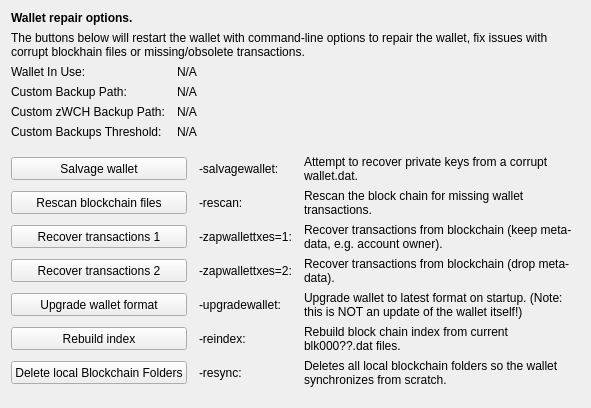
     <widget class="QWidget" name="tab_repair">
      <attribute name="title">
       <string>&amp;Wallet Repair</string>
      </attribute>
      <layout class="QGridLayout" name="gridLayout_4" columnstretch="0,0,0,0">
       <property name="horizontalSpacing">
        <number>12</number>
       </property>
       <item row="0" column="0" colspan="4">
        <widget class="QLabel" name="label_repair_header">
         <property name="font">
          <font>
           <weight>75</weight>
           <bold>true</bold>
          </font>
         </property>
         <property name="text">
          <string>Wallet repair options.</string>
         </property>
        </widget>
       </item>
       <item row="1" column="0" colspan="4">
        <widget class="QLabel" name="label_repair_helptext">
         <property name="font">
          <font>
           <weight>50</weight>
           <bold>false</bold>
          </font>
         </property>
         <property name="text">
          <string>The buttons below will restart the wallet with command-line options to repair the wallet, fix issues with corrupt blockhain files or missing/obsolete transactions.</string>
         </property>
         <property name="wordWrap">
          <bool>true</bool>
         </property>
        </widget>
       </item>
       <item row="2" column="0">
        <widget class="QLabel" name="wallet_path_label">
         <property name="text">
          <string>Wallet In Use:</string>
         </property>
        </widget>
       </item>
       <item row="2" column="1" colspan="3">
        <widget class="QLabel" name="wallet_path">
         <property name="cursor">
          <cursorShape>IBeamCursor</cursorShape>
         </property>
         <property name="text">
          <string>N/A</string>
         </property>
         <property name="textFormat">
          <enum>Qt::PlainText</enum>
         </property>
         <property name="textInteractionFlags">
          <set>Qt::LinksAccessibleByMouse|Qt::TextSelectableByKeyboard|Qt::TextSelectableByMouse</set>
         </property>
        </widget>
       </item>
       <item row="3" column="0">
        <widget class="QLabel" name="wallet_custombackuppath_label">
         <property name="visible">
          <bool>false</bool>
         </property>
         <property name="text">
          <string>Custom Backup Path:</string>
         </property>
        </widget>
       </item>
       <item row="3" column="1" colspan="3">
        <widget class="QLabel" name="wallet_custombackuppath">
         <property name="cursor">
          <cursorShape>IBeamCursor</cursorShape>
         </property>
         <property name="visible">
          <bool>false</bool>
         </property>
         <property name="text">
          <string>N/A</string>
         </property>
         <property name="textFormat">
          <enum>Qt::PlainText</enum>
         </property>
         <property name="textInteractionFlags">
          <set>Qt::LinksAccessibleByMouse|Qt::TextSelectableByKeyboard|Qt::TextSelectableByMouse</set>
         </property>
        </widget>
       </item>
       <item row="4" column="0">
        <widget class="QLabel" name="wallet_customzpivbackuppath_label">
         <property name="visible">
          <bool>false</bool>
         </property>
         <property name="text">
          <string>Custom zWCH Backup Path:</string>
         </property>
        </widget>
       </item>
       <item row="4" column="1" colspan="3">
        <widget class="QLabel" name="wallet_customzpivbackuppath">
         <property name="cursor">
          <cursorShape>IBeamCursor</cursorShape>
         </property>
         <property name="visible">
          <bool>false</bool>
         </property>
         <property name="text">
          <string>N/A</string>
         </property>
         <property name="textFormat">
          <enum>Qt::PlainText</enum>
         </property>
         <property name="textInteractionFlags">
          <set>Qt::LinksAccessibleByMouse|Qt::TextSelectableByKeyboard|Qt::TextSelectableByMouse</set>
         </property>
        </widget>
       </item>
       <item row="5" column="0">
        <widget class="QLabel" name="wallet_custombackupthreshold_label">
         <property name="visible">
          <bool>false</bool>
         </property>
         <property name="text">
          <string>Custom Backups Threshold:</string>
         </property>
        </widget>
       </item>
       <item row="5" column="1" colspan="3">
        <widget class="QLabel" name="wallet_custombackupthreshold">
         <property name="cursor">
          <cursorShape>IBeamCursor</cursorShape>
         </property>
         <property name="visible">
          <bool>false</bool>
         </property>
         <property name="text">
          <string>N/A</string>
         </property>
         <property name="textFormat">
          <enum>Qt::PlainText</enum>
         </property>
         <property name="textInteractionFlags">
          <set>Qt::LinksAccessibleByMouse|Qt::TextSelectableByKeyboard|Qt::TextSelectableByMouse</set>
         </property>
        </widget>
       </item>
       <item row="6" column="0">
        <spacer name="verticalSpacer_repair1">
         <property name="orientation">
          <enum>Qt::Vertical</enum>
         </property>
         <property name="sizeHint" stdset="0">
          <size>
           <width>10</width>
           <height>10</height>
          </size>
         </property>
        </spacer>
       </item>
       <item row="7" column="0" colspan="2">
        <widget class="QPushButton" name="btn_salvagewallet">
         <property name="minimumSize">
          <size>
           <width>100</width>
           <height>23</height>
          </size>
         </property>
         <property name="text">
          <string>Salvage wallet</string>
         </property>
        </widget>
       </item>
       <item row="7" column="2">
        <widget class="QLabel" name="label_repair_salvage_command">
         <property name="text">
          <string notr="true">-salvagewallet:</string>
         </property>
        </widget>
       </item>
       <item row="7" column="3">
        <widget class="QLabel" name="label_repair_salvage">
         <property name="text">
          <string>Attempt to recover private keys from a corrupt wallet.dat.</string>
         </property>
         <property name="wordWrap">
          <bool>true</bool>
         </property>
        </widget>
       </item>
       <item row="8" column="0" colspan="2">
        <widget class="QPushButton" name="btn_rescan">
         <property name="minimumSize">
          <size>
           <width>100</width>
           <height>23</height>
          </size>
         </property>
         <property name="text">
          <string>Rescan blockchain files</string>
         </property>
        </widget>
       </item>
       <item row="8" column="2">
        <widget class="QLabel" name="label_repair_rescan_command">
         <property name="text">
          <string notr="true">-rescan:</string>
         </property>
        </widget>
       </item>
       <item row="8" column="3">
        <widget class="QLabel" name="label_repair_rescan">
         <property name="text">
          <string>Rescan the block chain for missing wallet transactions.</string>
         </property>
         <property name="wordWrap">
          <bool>true</bool>
         </property>
        </widget>
       </item>
       <item row="9" column="0" colspan="2">
        <widget class="QPushButton" name="btn_zapwallettxes1">
         <property name="minimumSize">
          <size>
           <width>100</width>
           <height>23</height>
          </size>
         </property>
         <property name="text">
          <string>Recover transactions 1</string>
         </property>
        </widget>
       </item>
       <item row="9" column="2">
        <widget class="QLabel" name="label_repair_zap1_command">
         <property name="text">
          <string notr="true">-zapwallettxes=1:</string>
         </property>
        </widget>
       </item>
       <item row="9" column="3">
        <widget class="QLabel" name="label_repair_zap1">
         <property name="text">
          <string>Recover transactions from blockchain (keep meta-data, e.g. account owner).</string>
         </property>
         <property name="wordWrap">
          <bool>true</bool>
         </property>
        </widget>
       </item>
       <item row="10" column="0" colspan="2">
        <widget class="QPushButton" name="btn_zapwallettxes2">
         <property name="minimumSize">
          <size>
           <width>100</width>
           <height>23</height>
          </size>
         </property>
         <property name="text">
          <string>Recover transactions 2</string>
         </property>
        </widget>
       </item>
       <item row="10" column="2">
        <widget class="QLabel" name="label_repair_zap2_command">
         <property name="text">
          <string notr="true">-zapwallettxes=2:</string>
         </property>
        </widget>
       </item>
       <item row="10" column="3">
        <widget class="QLabel" name="label_repair_zap2">
         <property name="text">
          <string>Recover transactions from blockchain (drop meta-data).</string>
         </property>
         <property name="wordWrap">
          <bool>true</bool>
         </property>
        </widget>
       </item>
       <item row="11" column="0" colspan="2">
        <widget class="QPushButton" name="btn_upgradewallet">
         <property name="minimumSize">
          <size>
           <width>100</width>
           <height>23</height>
          </size>
         </property>
         <property name="text">
          <string>Upgrade wallet format</string>
         </property>
        </widget>
       </item>
       <item row="11" column="2">
        <widget class="QLabel" name="label_repair_upgrade_command">
         <property name="text">
          <string notr="true">-upgradewallet:</string>
         </property>
        </widget>
       </item>
       <item row="11" column="3">
        <widget class="QLabel" name="label_repair_upgrade">
         <property name="text">
          <string>Upgrade wallet to latest format on startup. (Note: this is NOT an update of the wallet itself!)</string>
         </property>
         <property name="wordWrap">
          <bool>true</bool>
         </property>
        </widget>
       </item>
       <item row="12" column="0" colspan="2">
        <widget class="QPushButton" name="btn_reindex">
         <property name="minimumSize">
          <size>
           <width>100</width>
           <height>23</height>
          </size>
         </property>
         <property name="text">
          <string>Rebuild index</string>
         </property>
        </widget>
       </item>
       <item row="12" column="2">
        <widget class="QLabel" name="label_repair_reindex_command">
         <property name="text">
          <string notr="true">-reindex:</string>
         </property>
        </widget>
       </item>
       <item row="12" column="3">
        <widget class="QLabel" name="label_repair_reindex">
         <property name="text">
          <string>Rebuild block chain index from current blk000??.dat files.</string>
         </property>
         <property name="wordWrap">
          <bool>true</bool>
         </property>
        </widget>
       </item>
       <item row="13" column="0" colspan="2">
        <widget class="QPushButton" name="btn_resync">
         <property name="minimumSize">
          <size>
           <width>100</width>
           <height>23</height>
          </size>
         </property>
         <property name="text">
          <string>Delete local Blockchain Folders</string>
         </property>
        </widget>
       </item>
       <item row="13" column="2">
        <widget class="QLabel" name="label_repair_resync_command">
         <property name="text">
          <string>-resync:</string>
         </property>
        </widget>
       </item>
       <item row="13" column="3">
        <widget class="QLabel" name="label_repair_resync">
         <property name="text">
          <string>Deletes all local blockchain folders so the wallet synchronizes from scratch.</string>
         </property>
         <property name="wordWrap">
          <bool>true</bool>
         </property>
        </widget>
       </item>
       <item row="14" column="0">
        <spacer name="verticalSpacer_repair2">
         <property name="orientation">
          <enum>Qt::Vertical</enum>
         </property>
         <property name="sizeHint" stdset="0">
          <size>
           <width>20</width>
           <height>10</height>
          </size>
         </property>
        </spacer>
       </item>
      </layout>
     </widget>
